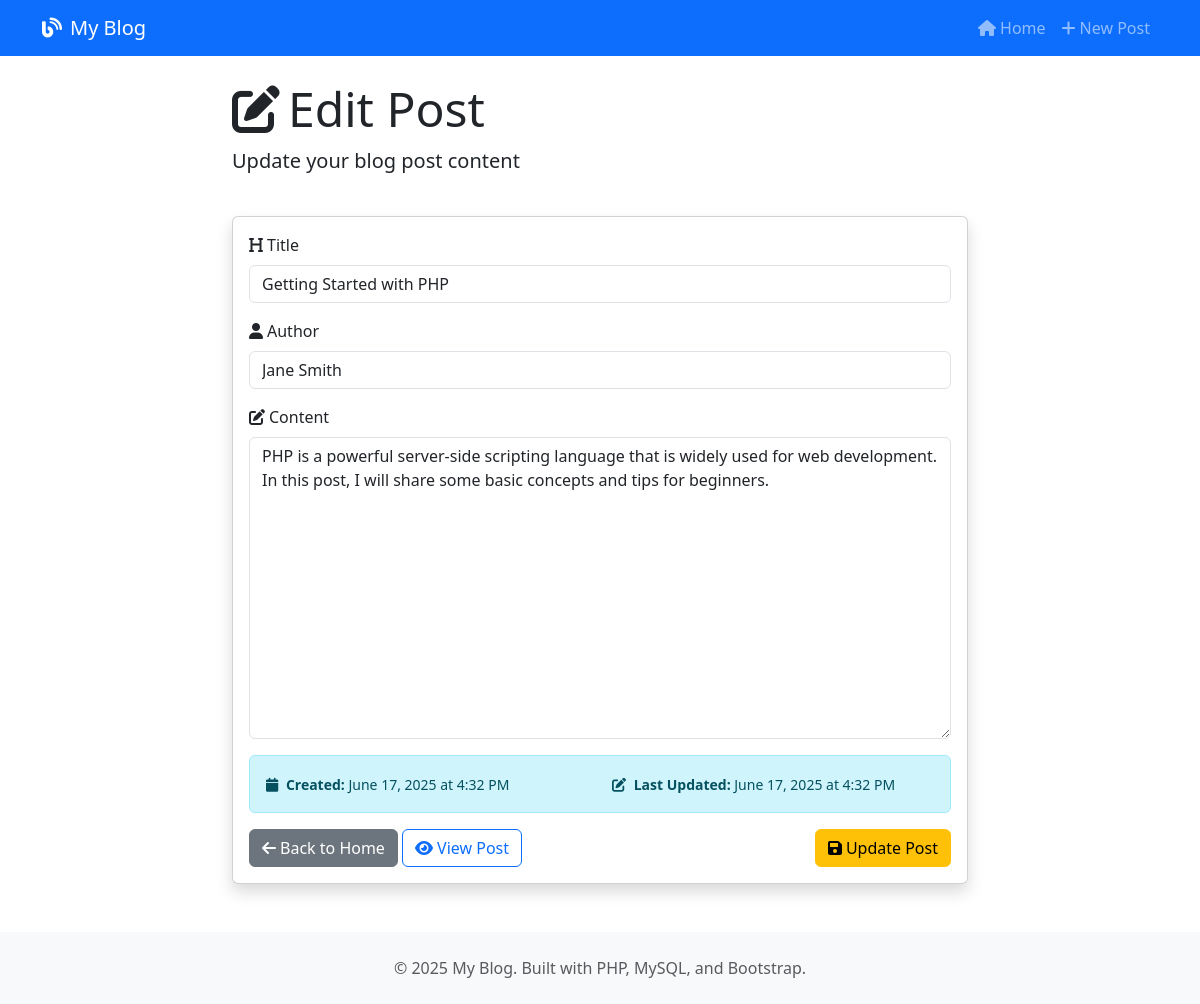
Page /edit.php?id=2 on the committed database.
### tables this page shows
CREATE TABLE IF NOT EXISTS posts (
    id INT AUTO_INCREMENT PRIMARY KEY,
    title VARCHAR(255) NOT NULL,
    content TEXT NOT NULL,
    author VARCHAR(100) NOT NULL,
    created_at TIMESTAMP DEFAULT CURRENT_TIMESTAMP,
    updated_at TIMESTAMP DEFAULT CURRENT_TIMESTAMP ON UPDATE CURRENT_TIMESTAMP
);

### edit.php (the view, shortened to what this page needs)
<?php
require_once 'db.php';
$id = $_GET['id'] ?? null;
try {
    $stmt = $pdo->prepare("SELECT * FROM posts WHERE id = ?");
    $stmt->execute([$id]);
    $post = $stmt->fetch();
} catch(PDOException $e) {
    die("Error fetching post: " . $e->getMessage());
}
?>
<!DOCTYPE html>
<html lang="en">
<head>
    <link href="https://cdn.jsdelivr.net/npm/bootstrap@5.3.0/dist/css/bootstrap.min.css" rel="stylesheet">
    <link rel="stylesheet" href="https://cdnjs.cloudflare.com/ajax/libs/font-awesome/6.0.0/css/all.min.css">
</head>
<body>
    <nav class="navbar navbar-expand-lg navbar-dark bg-primary">
        <div class="container">
            <a class="navbar-brand" href="index.php">
                <i class="fas fa-blog me-2"></i>My Blog
            </a>
            <div class="navbar-nav ms-auto">
                <a class="nav-link" href="index.php">
                    <i class="fas fa-home me-1"></i>Home
                </a>
                <a class="nav-link" href="create.php">
                    <i class="fas fa-plus me-1"></i>New Post
                </a>
            </div>
        </div>
    </nav>
    <div class="container mt-4">
        <div class="row justify-content-center">
            <div class="col-md-8">
                <div class="row mb-4">
                    <div class="col">
                        <h1 class="display-5">
                            <i class="fas fa-edit me-2"></i>Edit Post
                        </h1>
                        <p class="lead">Update your blog post content</p>
                    </div>
                </div>
                <div class="card shadow">
                    <div class="card-body">
                        <form method="POST" action="">
                            <div class="mb-3">
                                <label for="title" class="form-label">
                                    <i class="fas fa-heading me-1"></i>Title
                                </label>
                                <input type="text" class="form-control" id="title" name="title"
                                       value="<?php echo htmlspecialchars($post['title']); ?>"
                                       placeholder="Enter post title" required>
                            </div>
                            <div class="mb-3">
                                <label for="author" class="form-label">
                                    <i class="fas fa-user me-1"></i>Author
                                </label>
                                <input type="text" class="form-control" id="author" name="author"
                                       value="<?php echo htmlspecialchars($post['author']); ?>"
                                       placeholder="Enter your name" required>
                            </div>
                            <div class="mb-3">
                                <label for="content" class="form-label">
                                    <i class="fas fa-edit me-1"></i>Content
                                </label>
                                <textarea class="form-control" id="content" name="content" rows="12"
                                          placeholder="Write your blog post content here..." required><?php echo htmlspecialchars($post['content']); ?></textarea>
                            </div>
                            <div class="alert alert-info">
                                <div class="row">
                                    <div class="col-md-6">
                                        <small>
                                            <i class="fas fa-calendar me-1"></i>
                                            <strong>Created:</strong> <?php echo date('F j, Y \a\t g:i A', strtotime($post['created_at'])); ?>
                                        </small>
                                    </div>
                                    <div class="col-md-6">
                                        <small>
                                            <i class="fas fa-edit me-1"></i>
                                            <strong>Last Updated:</strong> <?php echo date('F j, Y \a\t g:i A', strtotime($post['updated_at'])); ?>
                                        </small>
                                    </div>
                                </div>
                            </div>
                            <div class="d-flex justify-content-between">
                                <div>
                                    <a href="index.php" class="btn btn-secondary">
                                        <i class="fas fa-arrow-left me-1"></i>Back to Home
                                    </a>
                                    <a href="view.php?id=<?php echo $post['id']; ?>" class="btn btn-outline-primary">
                                        <i class="fas fa-eye me-1"></i>View Post
                                    </a>
                                </div>
                                <button type="submit" class="btn btn-warning">
                                    <i class="fas fa-save me-1"></i>Update Post
                                </button>
                            </div>
                        </form>
                    </div>
                </div>
            </div>
        </div>
    </div>
    <footer class="bg-light mt-5 py-4">
        <div class="container text-center">
            <p class="text-muted mb-0">&copy; 2025 My Blog. Built with PHP, MySQL, and Bootstrap.</p>
        </div>
    </footer>
</body>
</html>

### rows in the picture
posts: title "Getting Started with PHP", author "Jane Smith", content "PHP is a powerful server-side scripting language that is widely used for web development. In this post, I will share some basic concepts and tips for beginners.", created_at "June 17, 2025 at 4:32 PM", updated_at "June 17, 2025 at 4:32 PM"
